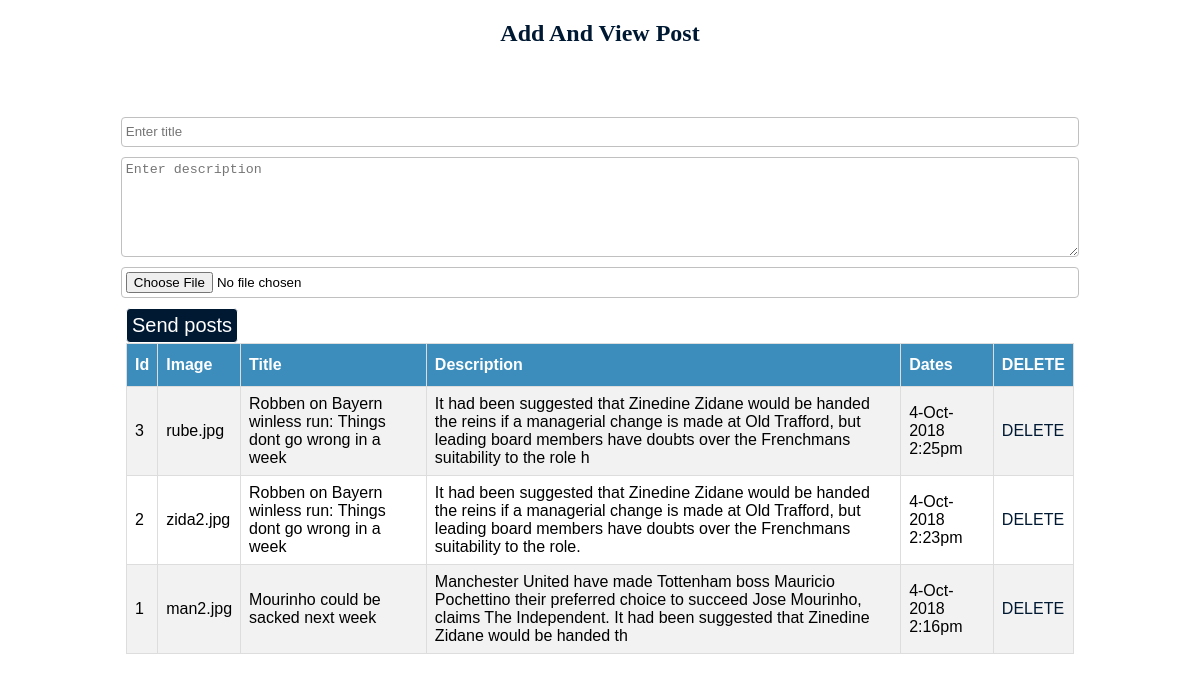
/add_post.php, run on the app's committed database.
### tables this page shows
CREATE TABLE `news_posts` (
  `post_id` int(50) NOT NULL,
  `title` varchar(200) NOT NULL,
  `description` varchar(200) NOT NULL,
  `image` varchar(200) NOT NULL,
  `dates` text NOT NULL
);

### add_post.php (the view, shortened to what this page needs)
<!DOCTYPE html>
<html>
	<head>
		<link rel="stylesheet" href="css/style.css">
	</head>
	<body style="margin: 1px; background: none;">
		<div><h2 style="color: #001933; text-align: center;">Add And View Post</h2></div>
		<div class="content">
			<center>
				<div style="margin-top: 50px;">
					<form action="posting.php" method="post" enctype="multipart/form-data">
						<div>
							<input type="text" name="title" placeholder="Enter title" style="height: 30px;" required="">
						</div>
						<div>
							<textarea name="description" placeholder="Enter description" style="height: 100px;" required=""></textarea>
						</div>
						<div>
							<input type="file" name="image"/>
						</div>
						<div>
							<input type="submit" name="submit" value="Send posts" style="float: left; margin-left: 125px;"/>
						</div>
					</form>
				</div>
			</center>
			<center>
				<div style="margin-right: 125px; margin-left: 125px;">
					<table id="posts_list">
			            <tr>
			                <th>Id</th>
			                <th>Image</th>
			                <th>Title</th>
			                <th>Description</th>
			                <th>Dates</th>
			                <th>DELETE</th>
			            </tr>
		              	<?php
			                include('config.php');
			                $sql = "SELECT * FROM news_posts ORDER BY 1 DESC";
			                $result = $conn->query($sql);
			                if ($result->num_rows > 0) {
			                    while($row = $result->fetch_assoc()) {
			                        $id = $row['post_id'];
			                        $image = $row['image'];
			                        $title = $row['title'];
			                        $desc = $row['description'];
			                        $date = $row['dates'];?>
					              <tr>
					                  <td><?php echo "$id";?></td>
					                  <td><?php echo "$image";?></td>
					                  <td><?php echo "$title";?></td>
					                  <td><?php echo "$desc";?></td>
					                  <td><?php echo date("j-M-Y g:ia", strtotime($date));?></td>
					                  <td><a onclick="return confirm('Are you sure?')" href="add_post.php?delete=<?php echo "$id";?>">DELETE</a></td>
					              </tr>
		              		<?php
		                  	}
			                    ?>
			                    <?php
				            	} else {
				                  echo "0 results";
		              		}
		            	?>
		            </table>
				</div>
			</center>
		</div>
	</body>
</html>

### css/style.css (style rules this page uses)
body { background: #E0E0E0; margin-right: 80px; margin-left: 80px; }
input[type=text], input[type=file], textarea { display: flex; -webkit-box-sizing: border-box; -moz-box-sizing: border-box; box-sizing: border-box; border: 1px solid silver; width: 80%; margin-bottom: 10px; padding: 4px; border-radius: 4px; }
input[type=submit] { background-color: #001933; border-radius: 4px; border: 1px solid; font-size: 20px; color: #ffffff; padding: 5px; }
a { color: #001933; -webkit-transition: 0.3s color; transition: 0.3s color; text-decoration: none; outline: none; }
.content { width: 100%; float: left; background: #FFFFFF; }

### add_post.php (style rules this page uses)
#posts_list { font-family: "Trebuchet MS", Arial, Helvetica, sans-serif; border-collapse: collapse; width: 100%; }
#posts_list td, #posts_list th { border: 1px solid #ddd; padding: 8px; }
#posts_list tr:nth-child(even) { background-color: #f2f2f2; }
#posts_list th { padding-top: 12px; padding-bottom: 12px; text-align: left; background-color: #3c8dbc; color: white; }

### data on the page
news_posts: post_id "3", image "rube.jpg", title "Robben on Bayern winless run: Things dont go wrong in a week", description "It had been suggested that Zinedine Zidane would be handed the reins if a managerial change is made at Old Trafford, but leading board members have doubts over the Frenchmans suitability to the role h", dates "4-Oct-2018 2:25pm"
news_posts: post_id "2", image "zida2.jpg", title "Robben on Bayern winless run: Things dont go wrong in a week", description "It had been suggested that Zinedine Zidane would be handed the reins if a managerial change is made at Old Trafford, but leading board members have doubts over the Frenchmans suitability to the role.", dates "4-Oct-2018 2:23pm"
news_posts: post_id "1", image "man2.jpg", title "Mourinho could be sacked next week", description "Manchester United have made Tottenham boss Mauricio Pochettino their preferred choice to succeed Jose Mourinho, claims The Independent. It had been suggested that Zinedine Zidane would be handed th", dates "4-Oct-2018 2:16pm"
